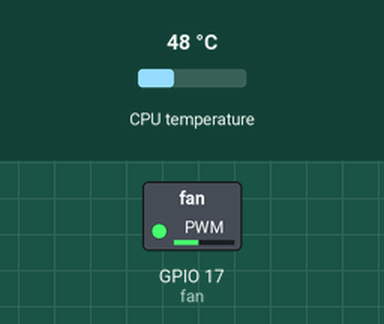
Bench run of a program on a simulated Raspberry Pi (BCM pin numbers). Parts: switched loads named in the program (green lamp = pin HIGH). The inputs (shaded band) are chosen by the test bench; at power-on: CPU temperature 48 °C.

Above: at 1.2 s.
1.3 s: CPU temperature set to 52 °C
At 5.4 s:
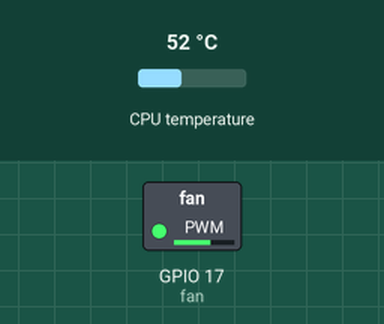
7.3 s: CPU temperature set to 54 °C
13.3 s: CPU temperature set to 57 °C
At 15.4 s:
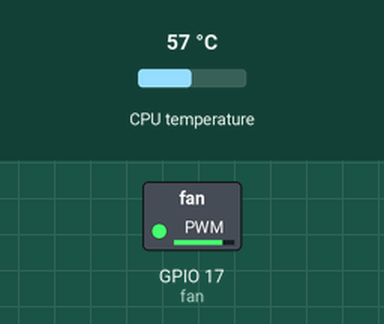
Timing chart, 0 to 16.9 s (numbered marks = the images above; inputs shaded):
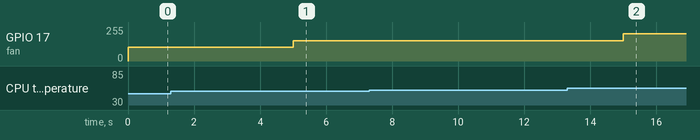

The program:

fancontroller.py
```python
import time
import sys
from gpiozero import PWMOutputDevice, CPUTemperature
TEMPS = [65.0, 55.0, 50.0, 45.0]
PWM_OUTPUT = [1, 0.8, 0.6, 0.4]
GPIO_PIN = 17
INTERVAL = 5
DEFAULT_PWM = 1.0
def get_pwm(cpu, current_pwm):
    current_temp_float = cpu.temperature
    for i, temp in enumerate(TEMPS):
        if current_temp_float > temp:
            # print("I will set PWM at: " + str(PWM_OUTPUT[i]) +  " because temperature is above: " + str(temp) + " degrees C.")
            return PWM_OUTPUT[i]
    return current_pwm


if __name__ == "__main__":
    fan = PWMOutputDevice(GPIO_PIN)
    cpu = CPUTemperature()
    fan.value = DEFAULT_PWM
    try:
        while True:
            target_pwm = get_pwm(cpu,fan.value)
            fan.value = target_pwm
            time.sleep(INTERVAL)
    except KeyboardInterrupt:
        print("Fan control interrupted by keyboard")
        print("Set fan PWM default to 1.0")
        fan.value = DEFAULT_PWM
        sys.exit()
    except Exception as e:
        print("Unhandled exception")
        print(e)
        print("Set fan PWM default to 1.0")
        fan.value = DEFAULT_PWM
```

Measured:
- the behaviour switches between 50 and 51 °C on CPU temperature (found by bisection; images 0 and 1)
- the behaviour switches between 55 and 56 °C on CPU temperature (found by bisection; images 1 and 2)
- after the input at 1.3 s, GPIO 17 (fan): 102/255 → 153/255 after 3.7 s
- after the input at 7.3 s, every drawn part: stays the same
- after the input at 13.3 s, GPIO 17 (fan): 153/255 → 204/255 after 1.7 s
